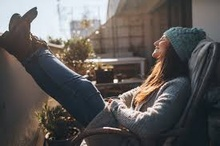
%> input picture Dataset_custom/images1.jpg, 220 x 146 px, shrunk from 275 x 183 before the run
$ octave main.m   (GNU Octave 9; MATLAB toolbox functions it lacks are replaced by stand-ins)
%> lines starting %> are read from the running program, lines starting %| are printed output that depends on the picture
clc
clear

%Choose images to read.
folder = uigetdir;
%> the answer given: .
Files = dir(folder);
files = {Files.name};isdir = [Files.isdir];
files(isdir) = [];
s = listdlg('ListString', files);
%> the answer given: 1
selectedFiles = files(s);

if iscell(selectedFiles) == 0 %If select only one file, then the data will not be a cell.
    image = imread(selectedFiles);
    if image==-1                % If this returns a -1, we did not open the file successfully.
       error('File not found or permission denied');
    end
end


n=length(selectedFiles); %Number of selected images.

%Values that will be used for the disevetization of the color space.
min_a = 127;
min_b = 127;
max_a = -128;
max_b = -128;

for i=1:n

    image = imread(selectedFiles{i});
%> image is the input picture: size 146x220x3 uint8; mean R, G, B 92.7, 88.8, 87
    %image_double = double(image); %Should I convert to double??

    %Image representation in the Lab color space.
    image_lab = rgb2lab(image); %L*a*b
%> image_lab: size 146x220x3 double; mean of channels 1, 2, 3 36.8, 1.6, 1.6

    % [34 lines of commented-out code are left out]


    image_gray = rgb2gray(image);
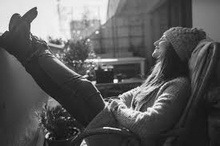
%> image_gray: size 146x220 uint8; min 10, max 254, mean 89.8

    %N is the actual number of superpixels that were computed.
    %L is a label matrix of type double. L is a labeled image:
    %each pixel has the value corresponding to the ID of a superpixel.
    %These labels start at 1 and are consecutive.
    [L,N] = superpixels(image_gray,50);
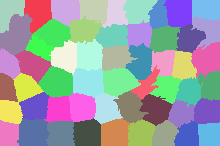
%> L: size 146x220 double; 54 distinct labels, from 1 to 54; one colour per label, 0 black
%> N = 54

    %Visualize the superpixels.
%     figure
%     BW = boundarymask(L);
%     imshow(imoverlay(image_gray,BW,'cyan'),'InitialMagnification',67);


    %SURF Features vector initialiazation.
    surfFeatures = zeros(N, 4);


	%Gabor Features parameters
	wavelengthMin = 4/sqrt(2);
	wavelength = 2.^(0:4) * wavelengthMin;
    deltaTheta = 45;
	orientation = 0:deltaTheta:(180-deltaTheta);
%> (the run ends here)
